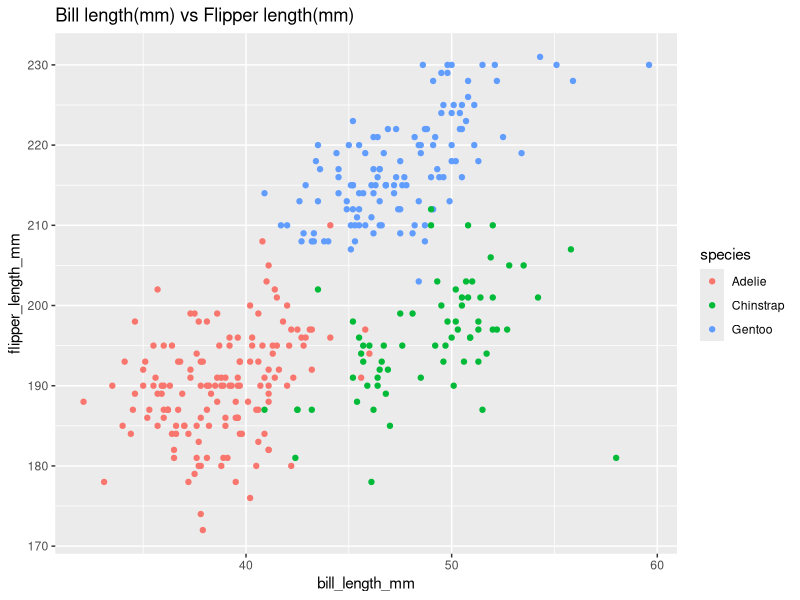
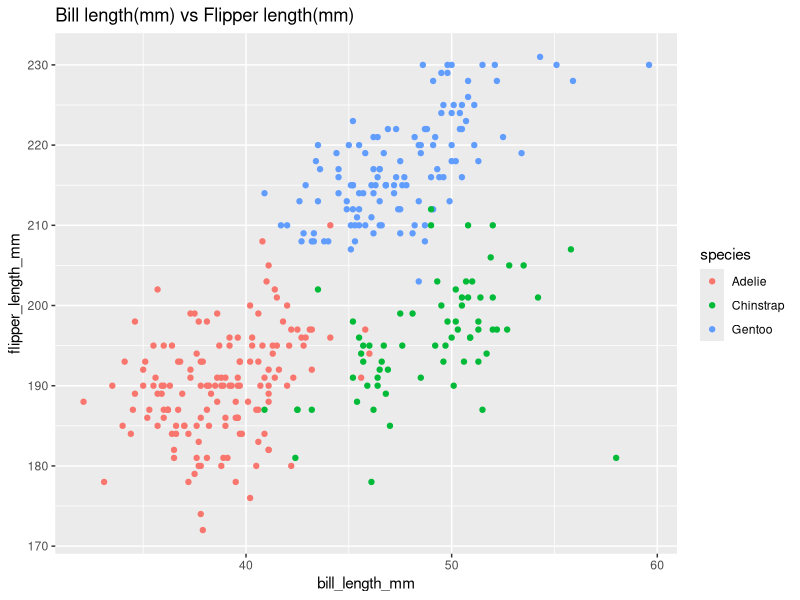

Reproduce these figures in R, in order.
## ---- chunk 1
knitr::opts_chunk$set(echo = TRUE)
library(tidyverse)
## ---- chunk 2
data("penguins", package = "palmerpenguins")
## ---- chunk 3
ggplot(penguins, aes(x = bill_length_mm, y = flipper_length_mm, color = species)) + 
  geom_point() +
  labs(title = "Bill length(mm) vs Flipper length(mm)")

ggsave('bill vs flipper.png')
## ---- chunk 4
library(tidyverse)
set.seed(123)

#generate 4 types of variables
standard_normal_vec = rnorm(10, mean = 0, sd = 1)
positive_logical_vec = standard_normal_vec > 0
character_vec = c('milk', 'cheese', 'egg', 'banana', 'apple', 'toast', 'orange juice', 'peanut butter', 'cucumber',  'coffee')
factor_vec = factor(sample(c('low', 'medium', 'high'), size = 10, replace = TRUE))

#merge variables into the dataframe
df = data.frame(
  standard_normal_var = standard_normal_vec,
  positive_logical_var = positive_logical_vec,
  character_var = character_vec,
  factor_var = factor_vec
)
## ---- chunk 5
#taking mean of 4 varibales
df %>% pull(standard_normal_var) %>% mean()
df %>% pull(positive_logical_var) %>% mean()
df %>% pull(character_var) %>% mean() #FAILED
df %>% pull(factor_var) %>% mean() #FAILED
